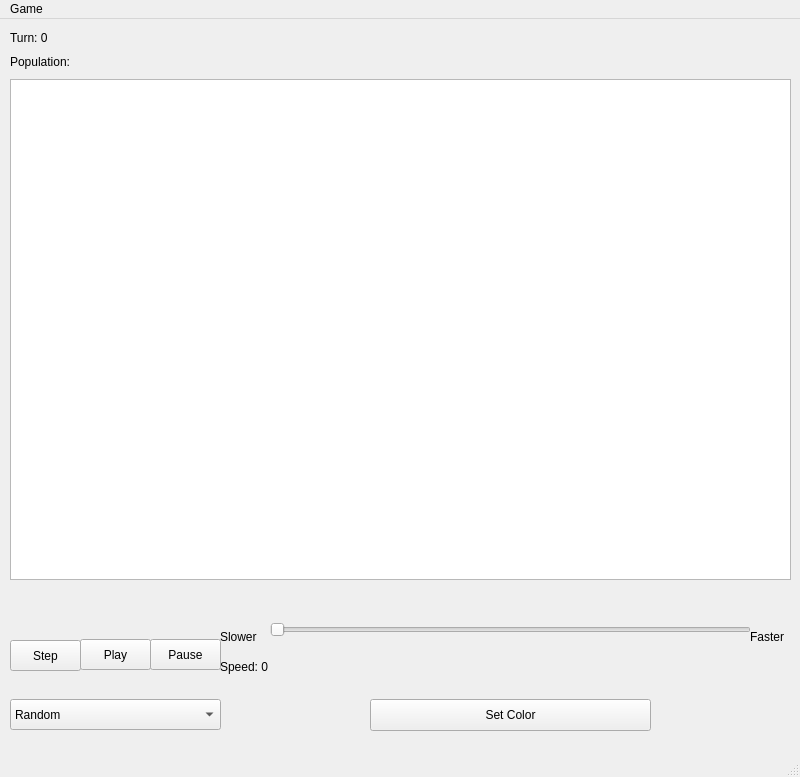
<?xml version="1.0" encoding="UTF-8"?>
<ui version="4.0">
 <class>MainWindow</class>
 <widget class="QMainWindow" name="MainWindow">
  <property name="geometry">
   <rect>
    <x>0</x>
    <y>0</y>
    <width>800</width>
    <height>777</height>
   </rect>
  </property>
  <property name="windowTitle">
   <string>MainWindow</string>
  </property>
  <widget class="QWidget" name="centralwidget">
   <widget class="QWidget" name="verticalLayoutWidget">
    <property name="geometry">
     <rect>
      <x>10</x>
      <y>10</y>
      <width>160</width>
      <height>42</height>
     </rect>
    </property>
    <layout class="QVBoxLayout" name="verticalLayout">
     <item>
      <widget class="QLabel" name="turn">
       <property name="text">
        <string>Turn: 0</string>
       </property>
      </widget>
     </item>
     <item>
      <widget class="QLabel" name="population">
       <property name="text">
        <string>Population: </string>
       </property>
      </widget>
     </item>
    </layout>
   </widget>
   <widget class="QGraphicsView" name="graphicsView">
    <property name="geometry">
     <rect>
      <x>10</x>
      <y>60</y>
      <width>781</width>
      <height>501</height>
     </rect>
    </property>
   </widget>
   <widget class="QPushButton" name="stepButton">
    <property name="geometry">
     <rect>
      <x>10</x>
      <y>621</y>
      <width>71</width>
      <height>31</height>
     </rect>
    </property>
    <property name="text">
     <string>Step</string>
    </property>
   </widget>
   <widget class="QPushButton" name="playButton">
    <property name="geometry">
     <rect>
      <x>80</x>
      <y>620</y>
      <width>71</width>
      <height>31</height>
     </rect>
    </property>
    <property name="text">
     <string>Play</string>
    </property>
   </widget>
   <widget class="QPushButton" name="pauseButton">
    <property name="geometry">
     <rect>
      <x>150</x>
      <y>620</y>
      <width>71</width>
      <height>31</height>
     </rect>
    </property>
    <property name="text">
     <string>Pause</string>
    </property>
   </widget>
   <widget class="QSlider" name="speedSlider">
    <property name="geometry">
     <rect>
      <x>270</x>
      <y>600</y>
      <width>481</width>
      <height>22</height>
     </rect>
    </property>
    <property name="orientation">
     <enum>Qt::Horizontal</enum>
    </property>
   </widget>
   <widget class="QLabel" name="slowerLabel">
    <property name="geometry">
     <rect>
      <x>220</x>
      <y>610</y>
      <width>58</width>
      <height>16</height>
     </rect>
    </property>
    <property name="text">
     <string>Slower</string>
    </property>
   </widget>
   <widget class="QLabel" name="fasterLabel">
    <property name="geometry">
     <rect>
      <x>750</x>
      <y>610</y>
      <width>58</width>
      <height>16</height>
     </rect>
    </property>
    <property name="text">
     <string>Faster</string>
    </property>
   </widget>
   <widget class="QLabel" name="speedLabel">
    <property name="geometry">
     <rect>
      <x>220</x>
      <y>640</y>
      <width>141</width>
      <height>16</height>
     </rect>
    </property>
    <property name="text">
     <string>Speed: 0</string>
    </property>
   </widget>
   <widget class="QComboBox" name="comboBox">
    <property name="geometry">
     <rect>
      <x>10</x>
      <y>680</y>
      <width>211</width>
      <height>31</height>
     </rect>
    </property>
    <item>
     <property name="text">
      <string>Random</string>
     </property>
    </item>
    <item>
     <property name="text">
      <string>Tumbler</string>
     </property>
    </item>
    <item>
     <property name="text">
      <string>Glider</string>
     </property>
    </item>
    <item>
     <property name="text">
      <string>Star</string>
     </property>
    </item>
   </widget>
   <widget class="QPushButton" name="colorButton">
    <property name="geometry">
     <rect>
      <x>370</x>
      <y>680</y>
      <width>281</width>
      <height>32</height>
     </rect>
    </property>
    <property name="text">
     <string>Set Color</string>
    </property>
   </widget>
  </widget>
  <widget class="QMenuBar" name="menubar">
   <property name="geometry">
    <rect>
     <x>0</x>
     <y>0</y>
     <width>800</width>
     <height>22</height>
    </rect>
   </property>
   <widget class="QMenu" name="menuGame">
    <property name="title">
     <string>Game</string>
    </property>
   </widget>
   <addaction name="menuGame"/>
  </widget>
  <widget class="QStatusBar" name="statusbar"/>
 </widget>
 <resources/>
 <connections/>
</ui>
